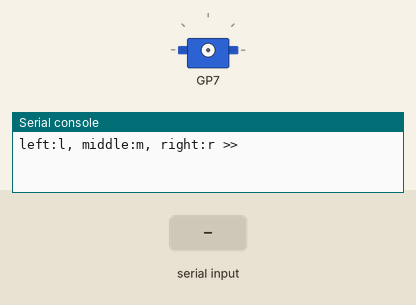
Simulated run of this program. Board: Raspberry Pi Pico running MicroPython. Parts: servo, the last lines printed to the serial console. Inputs (shaded band) come from the test bench. Servo angles are drawn from the pulse width (0.5 ms = 0°, 2.5 ms = 180°). At 5.8 s the program stops and its outputs stay as they are.

Above: at 1.2 s.
1.3 s: "l" typed at the serial console, then Enter
2.8 s: "m" typed at the serial console, then Enter
At 4.0 s:
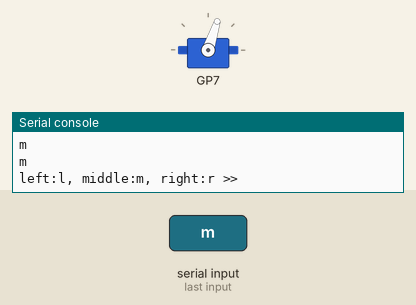
4.3 s: "r" typed at the serial console, then Enter
At 5.3 s:
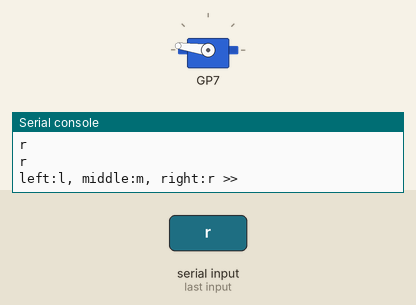
5.8 s: "q" typed at the serial console, then Enter
At 6.4 s:
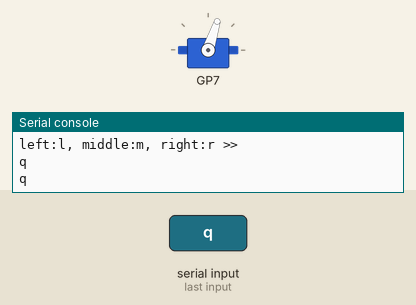
Timing chart, 0 to 7.3 s (numbered marks = the images above; inputs shaded):
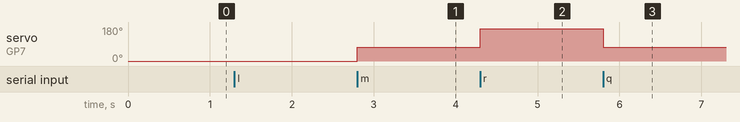

Measured:
- after the input at 2.8 s, servo on GP7: 0° → 72° at once
- after the input at 4.3 s, servo on GP7: 72° → 172° at once
- after the input at 5.8 s, servo on GP7: 172° → 72° at once

The program:

12_servo_04.py
```python
from servo_all_class import SteeringMotorRemote

steeringMotorRemote=SteeringMotorRemote()

try:
    while True:
        cmd = input('left:l, middle:m, right:r >> ')
        print(cmd)
        if cmd == 'q':
            break
        steeringMotorRemote.control(cmd)

except KeyboardInterrupt:
    print("프로그램이 중단되었습니다.")

finally:
    steeringMotorRemote.control('m')

    
```

servo_all_class.py
```python
from machine import Pin,PWM

class ServoMotor:
    MIN_ANGLE = 1600                              # 서보모터가 0도일 때의 PWM 값
    MAX_ANGLE = 7900                              # 서보모터가 180도일 때의 PWM 값
    MID_ANGLE = (MIN_ANGLE + MAX_ANGLE) // 2      # 서보모터가 90도일 때의 PWM 값
    DEGREE_1 = (MAX_ANGLE - MIN_ANGLE) // 180     # 1도에 해당하는 PWM값 증가량 (7900-1600)//180=35

    def __init__(self,pwm):
        self.pwm=PWM(Pin(pwm))
        self.pwm.freq(50)                         # 서보모터는 50Hz PWM 신호를 사용

    def setDutyCycle(self,position):
        self.pwm.duty_u16(position)

    def setAngle(self, angle):
        if 0<=int(angle)<=180:                    # 각도가 0 ~ 180 범위 내에 있는지 확인
            # 각도를 PWM 값으로 변환하여 듀티 사이클 설정
            self.setDutyCycle(self.MIN_ANGLE+self.DEGREE_1*angle)

class SteeringMotor(ServoMotor):
    def __init__(self,pwm):
        super().__init__(pwm)
    def turnLeft(self):
        self.setAngle(0)
    def turnForward(self):
        self.setAngle(int(90*0.85))
    def turnRight(self):
        self.setAngle(180)

class SteeringMotorRemote:
    def __init__(self):
        self.steeringMotor=SteeringMotor(7)
    def control(self, cmd):
        if cmd=='l':
            self.steeringMotor.turnLeft()
        elif cmd=='m':
            self.steeringMotor.turnForward()
        elif cmd=='r':
            self.steeringMotor.turnRight()

if __name__=='__main__':
    steeringMotorRemote=SteeringMotorRemote()
    while True:
        cmd = input('left:l, middle:m, right:r >> ')
        print(cmd)
        steeringMotorRemote.control(cmd)
```
